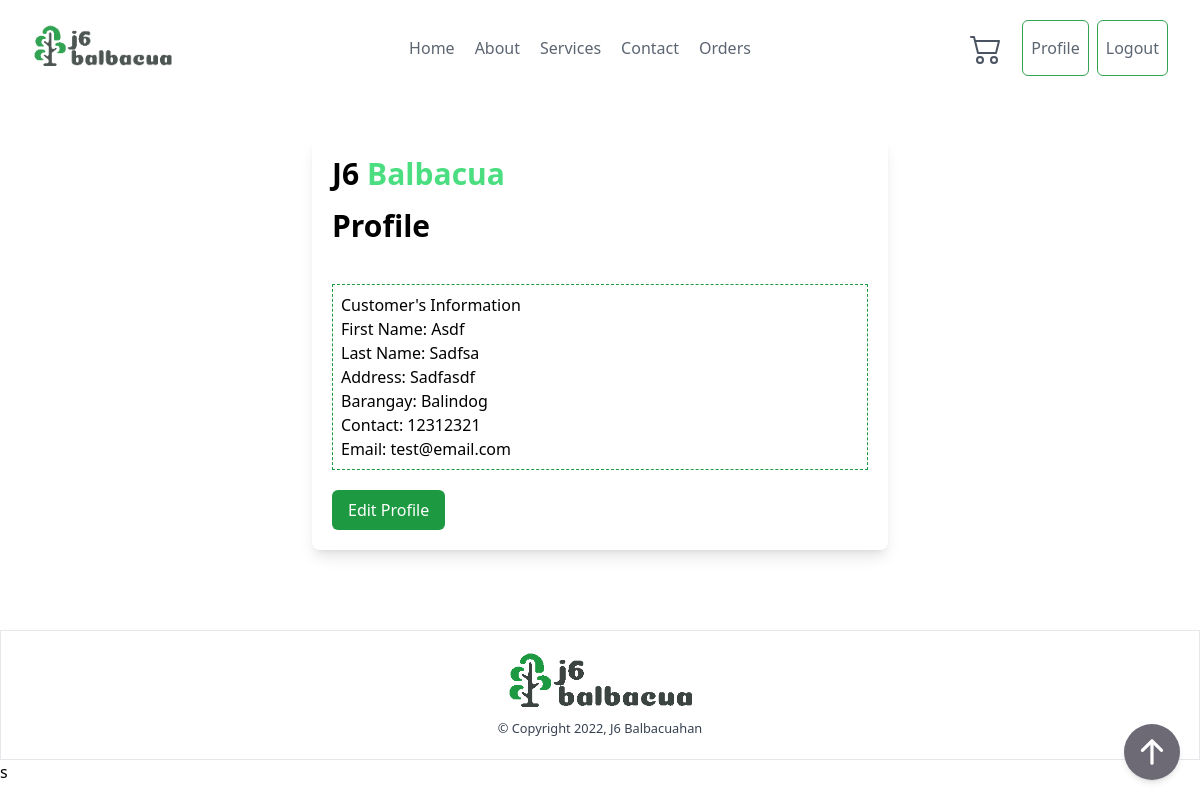
/profile/ (signed in), run on the app's committed database.
### ordering/models.py (models this page shows, shortened)
class Profile(models.Model):
    user = models.OneToOneField(User, related_name='user', on_delete=models.CASCADE)
    first_name = models.CharField(max_length=255, blank=True, null=True)
    last_name = models.CharField(max_length=255, blank=True, null=True)
    middle_initial = models.CharField(max_length=1, blank=True, null=True)
    address = models.TextField(max_length=2225, blank=True, null=True)
    barangay = models.ForeignKey(Barangay, related_name="barangay", on_delete=models.CASCADE, blank=True, null=True)
    cellphone_number = models.IntegerField(blank=True, null=True)
    email_address = models.EmailField(blank=True, null=True)

class Barangay(models.Model):
    name = models.CharField(max_length=255)
    shipping_fee = models.IntegerField()

### ordering/views.py (the view)
# urls.py: path('profile/', views.ProfileView.as_view(), name='profile'),
class ProfileView(LoginRequiredMixin ,View):
    login_url = '/login/'
    def get(self, request):
        user = User.objects.get(pk=request.user.pk)
        profile = Profile.objects.get(user=user)
        if 'cart' in self.request.session:
            cart = self.request.session['cart']
        else:
            cart = []
        context = {
            'cart': len(cart),
            'profile': profile
        }
        return render(request, 'profile.html', context)

### templates/profile.html
{% extends 'base.html' %}
{% block content %}
{% include 'components/header.html' %}
    <div class="container mx-auto py-10 mb-10">
        <div class="container mx-auto max-w-md bg-white shadow-lg rounded-lg md:max-w-xl">
            <div class="md:flex ">
                <div class="w-full p-4 px-5 py-5">
                    <div class="flex gap-2 flex-row mb-4">
                        <h2 class="text-3xl font-semibold">J6</h2>
                        <h2 class="text-3xl text-green-400 font-semibold">Balbacua</h2>
                    </div>
                    <div class="mb-10 text-3xl font-semibold">Profile</div>
                    <div class="border border-j6primary border-dashed p-2">
                        <h3>Customer's Information</h3>
                        <div>First Name: {{profile.first_name|title}}</div>
                        <div>Last Name: {{profile.last_name|title}}</div>
                        <div>Address: {{profile.address|title}}</div>
                        <div>Barangay: {{profile.barangay.name|title}}</div>
                        <div>Contact: {{profile.cellphone_number}}</div>
                        <div>Email: {{profile.email_address}}</div>
                    </div>
                    <div class="mt-5">
                        <a href="{% url 'profile-edit' %}" hx-boost="true">
                        <button
                        class="px-4 py-2 text-white transition-colors duration-200 transform rounded-md bg-j6primary hover:bg-green-500 focus:outline-none focus:bg-green-500"
                        >
                        Edit Profile
                        </button>
                        </a>
                    </div>
                </div>
            </div>
        </div>
    </div>
{% include 'components/footer.html' %}s
{% endblock content %}

### data on the page
Profile: first_name "Asdf", last_name "Sadfsa", address "Sadfasdf", barangay.name "Balindog", cellphone_number "12312321", email_address "test@email.com"
